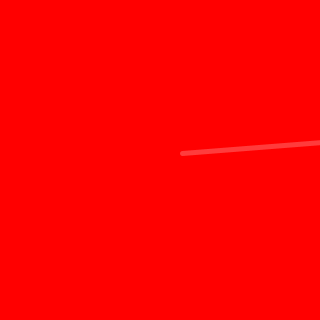
Frame 1 (no input)
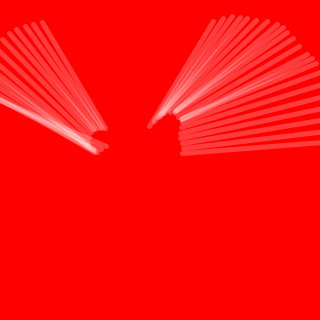
Frame 60 (the mouse pressed at the canvas centre just before this capture)
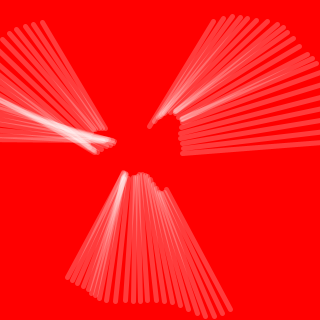
Frame 120 (the mouse held since frame 60 and released just before this capture)

The Processing sketch that drew these frames (run headless with seeded random() and noise(); from frame 60 on, the mouse is pressed at the canvas centre):

// Processing sketch: processing_64890
// ── processing_64890.pde

float _angnoise,_radiusnoise;
float _xnoise,_ynoise;
float _angle = -PI/2;
float _radius;
float _strokeCol = 254;
int _strokeChange = -1;

void setup(){
 
  size(320,320);
  smooth(); 
  frameRate(120);
  background(0);
  noFill();
  
  _angnoise = random(10);
  _radiusnoise = random(10);
  _xnoise = random(10);
  _ynoise = random(10);
     background(255,0,0);

}

void draw(){
 
  
   _radiusnoise += 0.005;
   _radius = (noise(_radiusnoise) * 550 ) + 1;

   _angnoise += 0.005;
   _angle += (noise(_angnoise) * 1 ) - 3;
   if(_angle > 360){ _angle -= 360; }
   if(_angle < 0){ _angle += 360; }

  if( (_angle % 120 ) < 60)
  {
     return; 
  }
  
   _xnoise += 0.05;
   _ynoise += 0.05;
   float centerX = width/2 + (noise(_xnoise) * 100) - 50;
   float centerY = height/2 + (noise(_ynoise) * 100 ) - 50;
 
   float rad = radians(_angle);
   float x1 = centerX + (_radius * cos(rad));
   float y1 = centerY + (_radius * sin(rad));
 
   float opprad;// = rad + PI;
   float x2 = centerX + (_radius/4 * cos(rad));// + ( _radius/4 * cos(opprad));
   float y2 = centerY + (_radius/4 * sin(rad));// + ( _radius/4 * sin(opprad));
 
 /*
   _strokeCol += _strokeChange;
   if(_strokeCol > 254){_strokeChange = -1; }
   if(_strokeCol < 0 ){ _strokeChange = 1; }
*/
   stroke(255,60);
  
   strokeWeight(5);
   line(x1,y1,x2,y2);
  
}
